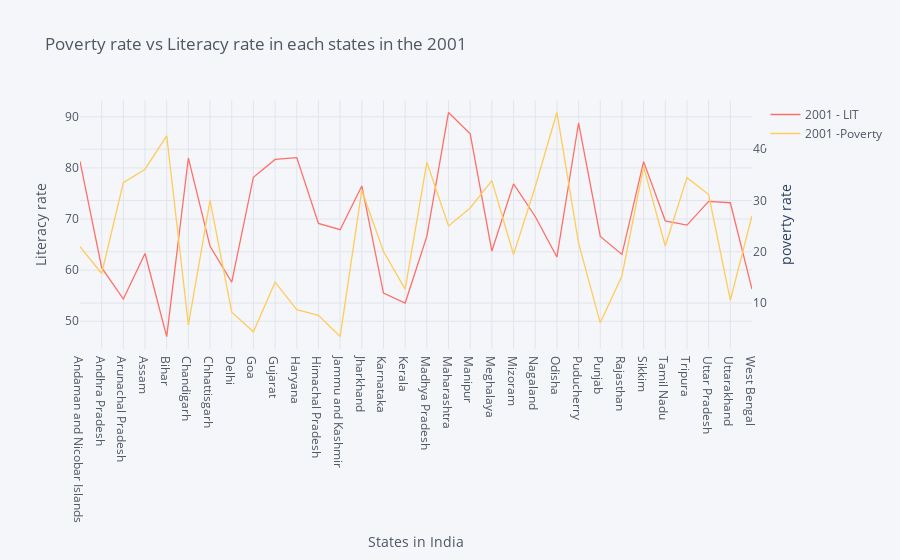

Notebook source saved alongside this figure:
### Code cell
#plotting Poverty rate vs Literacy rate in 2001

pov_lit_rate_2001 = df1[['States_Union Territories','2001 -Poverty','2001 - LIT']]

pov_lit_rate_2001.iplot(kind='line',x='States_Union Territories',y='2001 - LIT',secondary_y='2001 -Poverty',secondary_y_title='poverty rate',
                        colors=['#ff6f69','#ffcc5c'],title='Poverty rate vs Literacy rate in each states in the 2001',
                        xTitle='States in India',yTitle='Literacy rate')

### Figure 1 — Plotly figure (JSON) as saved in the notebook; plotly's stock layout.template omitted (floating-point values rounded to 4 significant figures)
{"data": [{"line": {"color": "rgba(255, 111, 105, 1.0)", "dash": "solid", "shape": "linear", "width": 1.3}, "mode": "lines", "name": "2001 - LIT", "text": "", "type": "scatter", "x": ["Andaman and Nicobar Islands", "Andhra Pradesh", "Arunachal Pradesh", "Assam", "Bihar", "Chandigarh", "Chhattisgarh", "Delhi", "Goa", "Gujarat", "Haryana", "Himachal Pradesh", "Jammu and Kashmir", "Jharkhand", "Karnataka", "Kerala", "Madhya Pradesh", "Maharashtra", "Manipur", "Meghalaya", "Mizoram", "Nagaland", "Odisha", "Puducherry", "Punjab", "Rajasthan", "Sikkim", "Tamil Nadu", "Tripura", "Uttar Pradesh", "Uttarakhand", "West Bengal"], "y": [81.3, 60.47, 54.34, 63.25, 47, 81.94, 64.66, 57.63, 78.18, 81.67, 82.01, 69.14, 67.91, 76.48, 55.52, 53.56, 66.6, 90.86, 86.66, 63.74, 76.88, 70.5, 62.56, 88.8, 66.59, 63.08, 81.24, 69.65, 68.81, 73.45, 73.19, 56.27]}, {"line": {"color": "rgba(255, 204, 92, 1.0)", "dash": "solid", "shape": "linear", "width": 1.3}, "mode": "lines", "name": "2001 -Poverty", "text": "", "type": "scatter", "x": ["Andaman and Nicobar Islands", "Andhra Pradesh", "Arunachal Pradesh", "Assam", "Bihar", "Chandigarh", "Chhattisgarh", "Delhi", "Goa", "Gujarat", "Haryana", "Himachal Pradesh", "Jammu and Kashmir", "Jharkhand", "Karnataka", "Kerala", "Madhya Pradesh", "Maharashtra", "Manipur", "Meghalaya", "Mizoram", "Nagaland", "Odisha", "Puducherry", "Punjab", "Rajasthan", "Sikkim", "Tamil Nadu", "Tripura", "Uttar Pradesh", "Uttarakhand", "West Bengal"], "xaxis": "x", "y": [20.99, 15.77, 33.47, 36.09, 42.6, 5.75, 30, 8.23, 4.4, 14.07, 8.74, 7.63, 3.48, 32, 20.04, 12.72, 37.43, 25.02, 28.54, 33.87, 19.47, 32.67, 47.15, 21.67, 6.16, 15.28, 36.55, 21.12, 34.44, 31.15, 10.56, 27.02], "yaxis": "y2"}], "layout": {"legend": {"bgcolor": "#F5F6F9", "font": {"color": "#4D5663"}}, "paper_bgcolor": "#F5F6F9", "plot_bgcolor": "#F5F6F9", "title": {"font": {"color": "#4D5663"}, "text": "Poverty rate vs Literacy rate in each states in the 2001"}, "xaxis": {"gridcolor": "#E1E5ED", "showgrid": true, "tickfont": {"color": "#4D5663"}, "title": {"font": {"color": "#4D5663"}, "text": "States in India"}, "zerolinecolor": "#E1E5ED"}, "yaxis": {"gridcolor": "#E1E5ED", "showgrid": true, "tickfont": {"color": "#4D5663"}, "title": {"font": {"color": "#4D5663"}, "text": "Literacy rate"}, "zerolinecolor": "#E1E5ED"}, "yaxis2": {"anchor": "x", "gridcolor": "#E1E5ED", "overlaying": "y", "showgrid": true, "side": "right", "tickfont": {"color": "#4D5663"}, "title": {"text": "poverty rate"}, "zerolinecolor": "#E1E5ED"}}}
